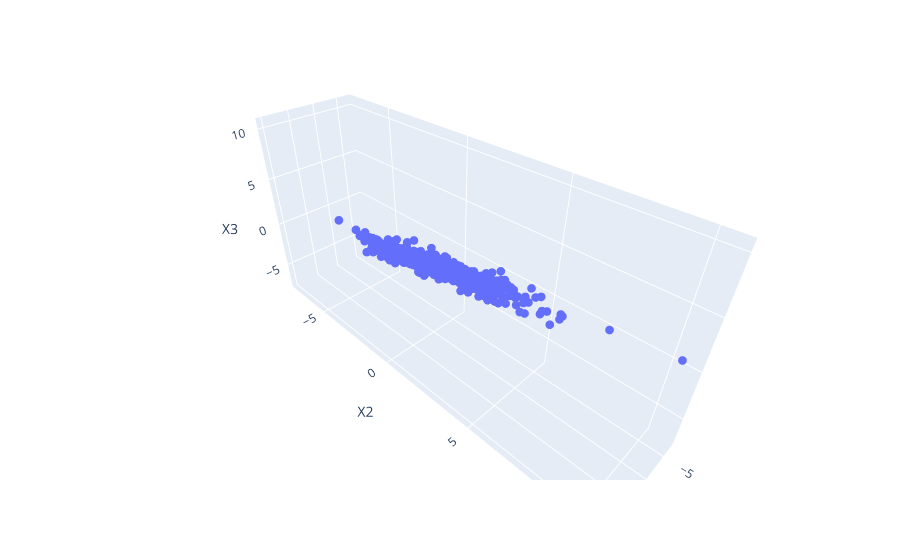

Here is the notebook cell this chart was saved with:
### Code cell
X_range = [np.floor(X.X2.min()), np.ceil(X.X2.max())]; print('The range of X\'s is set at [{:.2f}, {:.2f}]'.format(X_range[0],X_range[1]))

fig = px.scatter_3d(X, x='X1', y='X2', z='X3', 
                    range_x=X_range, range_y=X_range, range_z=X_range,
                    ) #, size=len(Y)*[0.1], width = 800, height = 800
fig.update_traces(marker_size = 3)
fig.show()
fig.write_html("X.html")

### Figure 1 — Plotly figure (JSON) as saved in the notebook; plotly's stock layout.template omitted (floating-point values rounded to 4 significant figures; data arrays with more than 128 entries replaced by an {"elided": "..."} marker saying what was removed)
{"data": [{"hovertemplate": "X1=%{x}<br>X2=%{y}<br>X3=%{z}<extra></extra>", "legendgroup": "", "marker": {"color": "#636efa", "size": 3, "symbol": "circle"}, "mode": "markers", "name": "", "scene": "scene", "showlegend": false, "type": "scatter3d", "x": {"elided": "1000 float values"}, "y": {"elided": "1000 float values"}, "z": {"elided": "1000 float values"}}], "layout": {"legend": {"tracegroupgap": 0}, "margin": {"t": 60}, "scene": {"domain": {"x": [0, 1], "y": [0, 1]}, "xaxis": {"range": [-8, 11], "title": {"text": "X1"}}, "yaxis": {"range": [-8, 11], "title": {"text": "X2"}}, "zaxis": {"range": [-8, 11], "title": {"text": "X3"}}}}}
